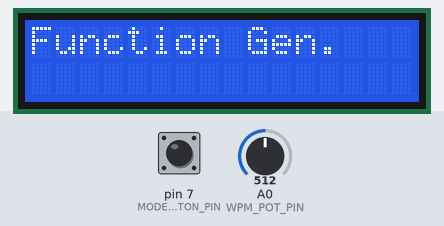
Bench run of a sketch on a simulated Arduino Uno, built with avr-gcc and run on an emulated ATmega328P. On the bench: 16×2 character LCD. Inputs (shaded band) come from the test bench; at power-on: pin 7 (MODE_SWITCH_BUTTON_PIN) LOW, A0 (WPM_POT_PIN) = 512.

Above: at 1.2 s.
1.3 s: pin 7 (MODE_SWITCH_BUTTON_PIN) pulled HIGH for 0.15 s
At 1.9 s:
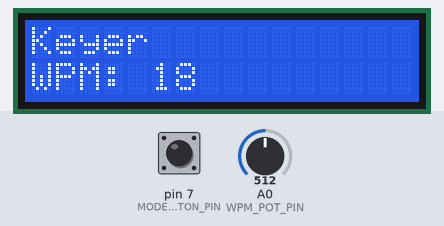
3.0 s: A0 (WPM_POT_PIN) set to 716
At 4.2 s:
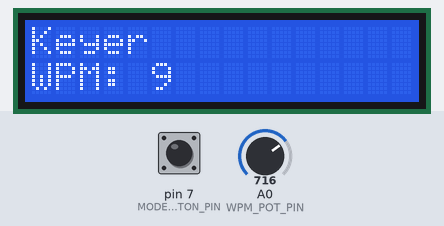
4.5 s: A0 (WPM_POT_PIN) set to 900
At 5.3 s:
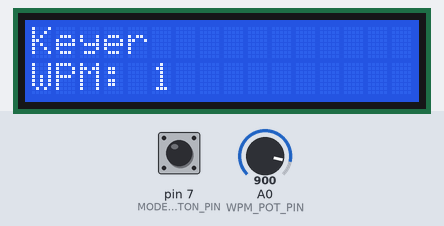
6.0 s: A0 (WPM_POT_PIN) set to 1023
At 6.4 s:
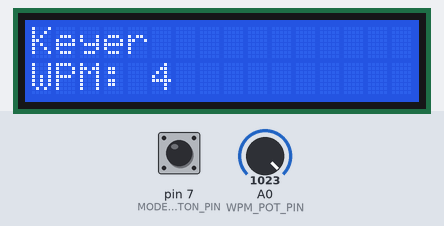
7.5 s: pin 7 (MODE_SWITCH_BUTTON_PIN) pulled HIGH for 1 s
At 9.2 s:
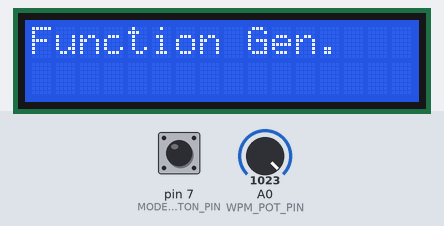
10.0 s: pin 7 (MODE_SWITCH_BUTTON_PIN) pulled HIGH for 3.2 s
At 13.9 s:
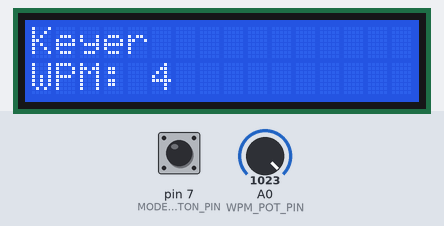
Timing chart, 0 to 15.4 s (numbered marks = the images above; inputs shaded):
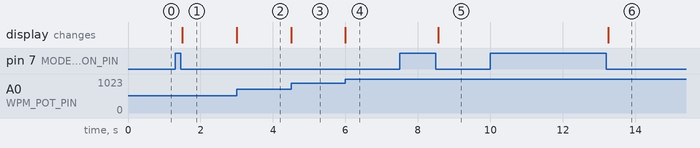

The sketch:

sketch_hambox.ino
```cpp
  /*
  HamBox

  Arduino-driven ham utility box.

  Two primary modes:
  - CW Keyer
  - Function generator

  - Uses a Microtivity 16x2 LCD display

   Pinouts:
   D2 -> LCD-D7
   D3 -> LCD-D6
   D4 -> LCD-D5
   D5 -> LCD-D4
   D11-> LCD-Enable
   D12-> LCD-RS
   D7 -> voltage divider with 1K resistor and 10k pot (from +5V to ground)
   A0 -> +5V via 10K pot

   Micro pinouts (other than above)
   P1->GRD (Vss)
   P2->+5V (Vdd)
   P3->GRD (Vo, contract)
   P5->GRD (Data r/w)
   P7-P11->Float
   P15-> +5V via diode (bias towards pin) (backlight +)
   P16->GRD (Backlight -)

   Debounce code pulled from Arduino debounce demo.

   Circuit/code by Matthew Christensen
   mchristensen@moosepod.com
 */

 // include the library code:
#include <LiquidCrystal.h>

// initialize the library with the numbers of the interface pins
LiquidCrystal lcd(12, 11, 5, 4, 3, 2);

#define MODE_SWITCH_BUTTON_PIN  7 // Digital pin
#define WPM_POT_PIN             0 // Analog pin

#define MODE_KEYER 1
#define MODE_FUNC  2

int current_mode = 0; // Current
int last_mode = 0;
int current_wpm = 0;

#define WPM_MAX_POT_VAL  916
#define MAX_WPM           40

// Following all used for toggle-switch debounce
int last_button_state = LOW;   // the previous reading from the input pin
int button_state = HIGH;

// the following variables are long's because the time, measured in miliseconds,
// will quickly become a bigger number than can be stored in an int.
long last_debounce_time = 0;
long debounce_delay = 50;

void setup() {
  pinMode(MODE_SWITCH_BUTTON_PIN,INPUT);

  // set up the LCD's number of columns and rows:
  lcd.begin(16, 2);

  enter_mode(MODE_KEYER);

  Serial.begin(9600);
}

void update_lcd(int mode_changed) {
  if (mode_changed) {
    lcd.clear();
  }

  switch (current_mode) {
    case MODE_KEYER:
      lcd.setCursor(0,0);
      lcd.print("Keyer");
      lcd.setCursor(0,1);
      lcd.print("WPM: ");
      lcd.print(current_wpm);
      lcd.print(' ');
      break;
    case MODE_FUNC:
      lcd.clear();
      lcd.print("Function Gen.");
      break;
    default:
      lcd.print("Unknown mode.");
  }
}

void enter_mode(int mode) {
  current_mode = mode;
  update_lcd(true);
}

void next_mode() {
  switch (current_mode ) {
    case MODE_KEYER:
      enter_mode(MODE_FUNC);
      break;
    case MODE_FUNC:
      enter_mode(MODE_KEYER);
      break;
    default:
      enter_mode(MODE_KEYER);
      break;
  }
}

void update_wpm () {
  int reading = analogRead(WPM_POT_PIN);

  int new_wpm = abs(WPM_MAX_POT_VAL - reading) / (WPM_MAX_POT_VAL / MAX_WPM);
  if (new_wpm < 1) {
    new_wpm = 1;
  }

  if (current_wpm != new_wpm) {
    current_wpm = new_wpm;
    update_lcd(false);
  }

}

void check_for_mode_change() {
    int reading = digitalRead(MODE_SWITCH_BUTTON_PIN);

  // check to see if you just pressed the button
  // (i.e. the input went from LOW to HIGH),  and you've waited
  // long enough since the last press to ignore any noise:

  // If the switch changed, due to noise or pressing:
  if (reading != last_button_state) {
    // reset the debouncing timer
    last_debounce_time = millis();
  }

  if ((millis() - last_debounce_time) > debounce_delay) {
    // whatever the reading is at, it's been there for longer
    // than the debounce delay, so take it as the actual current state:
    button_state = reading;
  }

  // save the reading.  Next time through the loop,
  // it'll be the last_button_state:
  last_button_state = reading;

  if (button_state == LOW) {
      if (current_mode != last_mode) {
          next_mode();
          last_mode = current_mode;
      }
  } else {
      last_mode = 0;
  }
}

void loop() {
  check_for_mode_change();
  update_wpm();
}
```

Measured:
- after the input at 1.3 s, the display: changes after 0.20 s (image 1)
- after the input at 3.0 s, the display: changes at once (image 2)
- after the input at 4.5 s, the display: changes at once (image 3)
- after the input at 6.0 s, the display: changes at once (image 4)
- after the input at 7.5 s, the display: changes after 1.1 s (image 5)
- after the input at 10.0 s, the display: changes after 3.3 s (image 6)
